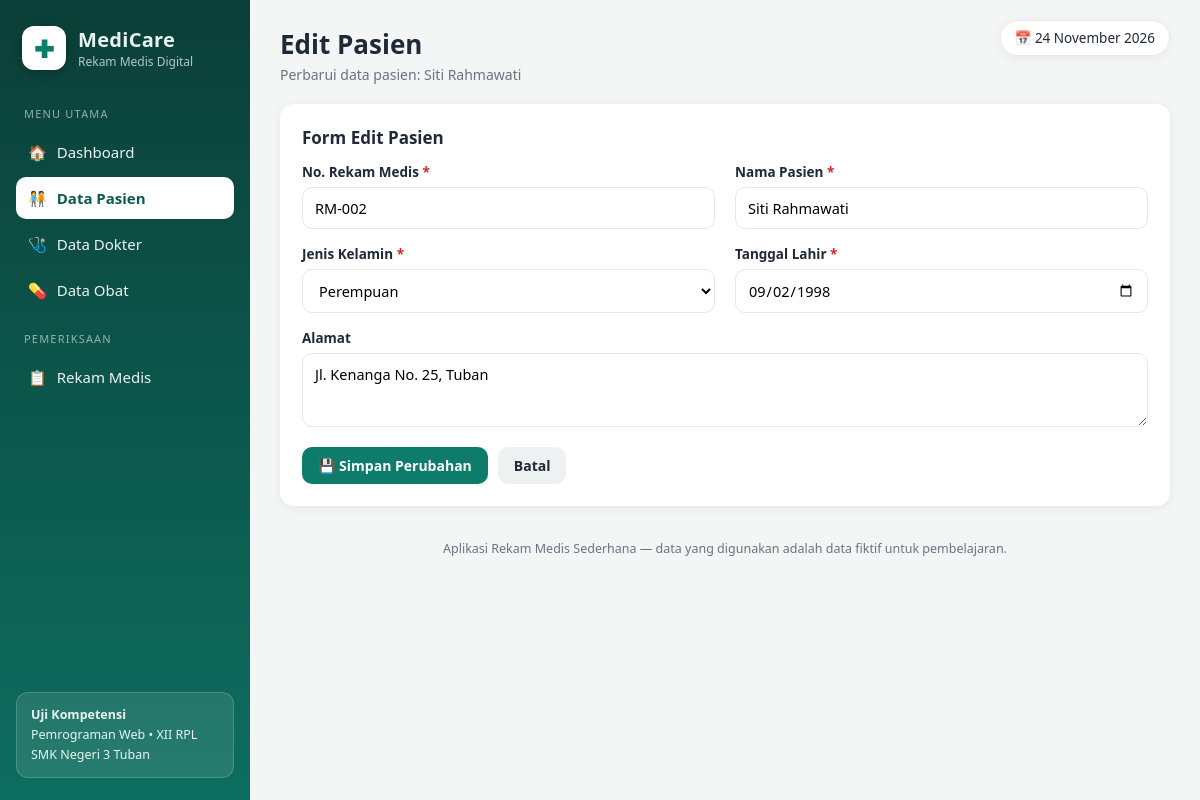
The page /pasien_edit.php?id=2 on the database its author committed.
### tables this page shows
CREATE TABLE IF NOT EXISTS pasien (
    id_pasien     INT          NOT NULL AUTO_INCREMENT,
    no_rm         VARCHAR(20)  NOT NULL,
    nama_pasien   VARCHAR(100) NOT NULL,
    jenis_kelamin ENUM('L','P') NOT NULL,
    tanggal_lahir DATE         NOT NULL,
    alamat        TEXT,
    PRIMARY KEY (id_pasien),
    UNIQUE KEY uq_pasien_no_rm (no_rm)
);

### koneksi.php (called while the page is built, shortened)
<?php
function e($nilai)
{
    return htmlspecialchars((string) $nilai, ENT_QUOTES, 'UTF-8');
}
function tgl_indo($tanggal)
{
    $bulan = [1 => 'Januari', 'Februari', 'Maret', 'April', 'Mei', 'Juni',
              'Juli', 'Agustus', 'September', 'Oktober', 'November', 'Desember'];
    $pecah = explode('-', $tanggal);
    return (int) $pecah[2] . ' ' . $bulan[(int) $pecah[1]] . ' ' . $pecah[0];
}

### pasien_edit.php (the view, shortened to what this page needs)
<?php
require_once 'koneksi.php';
$id = (int) ($_GET['id'] ?? 0);
$stmt = mysqli_prepare($koneksi, "SELECT * FROM pasien WHERE id_pasien = ?");
mysqli_stmt_bind_param($stmt, 'i', $id);
mysqli_stmt_execute($stmt);
$pasien = mysqli_fetch_assoc(mysqli_stmt_get_result($stmt));
$data  = $pasien;
$judul    = 'Edit Pasien';
$subjudul = 'Perbarui data pasien: ' . $pasien['nama_pasien'];
require_once 'includes/header.php';
?>
<div class="kartu">
    <div class="kartu-judul">Form Edit Pasien</div>
    <form method="post" action="">
        <div class="form-grid">
            <div class="form-grup">
                <label>No. Rekam Medis <span class="wajib">*</span></label>
                <input type="text" name="no_rm" maxlength="20" value="<?= e($data['no_rm']) ?>" required>
            </div>
            <div class="form-grup">
                <label>Nama Pasien <span class="wajib">*</span></label>
                <input type="text" name="nama_pasien" maxlength="100" value="<?= e($data['nama_pasien']) ?>" required>
            </div>
            <div class="form-grup">
                <label>Jenis Kelamin <span class="wajib">*</span></label>
                <select name="jenis_kelamin" required>
                    <option value="P" <?= $data['jenis_kelamin'] === 'P' ? 'selected' : '' ?>>Perempuan</option>
                </select>
            </div>
            <div class="form-grup">
                <label>Tanggal Lahir <span class="wajib">*</span></label>
                <input type="date" name="tanggal_lahir" max="<?= date('Y-m-d') ?>" value="<?= e($data['tanggal_lahir']) ?>" required>
            </div>
            <div class="form-grup penuh">
                <label>Alamat</label>
                <textarea name="alamat"><?= e($data['alamat']) ?></textarea>
            </div>
        </div>
        <div class="form-aksi">
            <button class="btn btn-utama" type="submit">💾 Simpan Perubahan</button>
            <a class="btn btn-abu" href="pasien.php">Batal</a>
        </div>
    </form>
</div>
<?php require_once 'includes/footer.php'; ?>

### includes/header.php (shortened to what this page needs)
<?php
$halaman_aktif = basename($_SERVER['PHP_SELF']);
function nav_aktif($file, $halaman_aktif)
{
    $peta = [
        'pasien.php'      => ['pasien.php', 'pasien_tambah.php', 'pasien_edit.php', 'pasien_detail.php'],
        'dokter.php'      => ['dokter.php', 'dokter_tambah.php', 'dokter_edit.php'],
        'obat.php'        => ['obat.php', 'obat_tambah.php', 'obat_edit.php'],
        'rekam_medis.php' => ['rekam_medis.php', 'rekam_tambah.php', 'rekam_edit.php', 'rekam_detail.php'],
    ];
    $grup = $peta[$file] ?? [$file];
    return in_array($halaman_aktif, $grup, true) ? ' class="aktif"' : '';
}
?>
<!DOCTYPE html>
<html lang="id">
<head>
    <link rel="stylesheet" href="assets/css/style.css">
</head>
<body>
<div class="layout">
    <aside class="sidebar">
        <div class="brand">
            <div class="brand-logo">✚</div>
            <div>
                <div class="brand-nama">MediCare</div>
                <div class="brand-sub">Rekam Medis Digital</div>
            </div>
        </div>
        <nav class="menu">
            <div class="menu-judul">Menu Utama</div>
            <a href="index.php"<?= nav_aktif('index.php', $halaman_aktif) ?>>🏠 <span>Dashboard</span></a>
            <a href="pasien.php"<?= nav_aktif('pasien.php', $halaman_aktif) ?>>🧑‍🤝‍🧑 <span>Data Pasien</span></a>
            <a href="dokter.php"<?= nav_aktif('dokter.php', $halaman_aktif) ?>>🩺 <span>Data Dokter</span></a>
            <a href="obat.php"<?= nav_aktif('obat.php', $halaman_aktif) ?>>💊 <span>Data Obat</span></a>
            <div class="menu-judul">Pemeriksaan</div>
            <a href="rekam_medis.php"<?= nav_aktif('rekam_medis.php', $halaman_aktif) ?>>📋 <span>Rekam Medis</span></a>
        </nav>
        <div class="sidebar-bawah">
            <div class="kartu-info">
                <b>Uji Kompetensi</b><br>
                Pemrograman Web &bull; XII RPL<br>
                SMK Negeri 3 Tuban
            </div>
        </div>
    </aside>
    <main class="konten">
        <header class="topbar">
            <div>
                <h1><?= e($judul ?? 'Dashboard') ?></h1>
                <p class="topbar-sub"><?= e($subjudul ?? 'Aplikasi Rekam Medis Sederhana') ?></p>
            </div>
            <div class="topbar-kanan">
                <span class="badge-tanggal">📅 <?= tgl_indo(date('Y-m-d')) ?></span>
            </div>
        </header>

### assets/css/style.css (style rules this page uses)
:root { --teal: #0e7c6b; --teal-gelap: #0a5c50; --teal-muda: #e6f4f1; --biru: #2563eb; --ungu: #7c3aed; --oranye: #ea8a00; --merah: #dc2626; --teks: #1f2937; --teks-redup: #6b7280; --garis: #e5e7eb; --latar: #f3f6f5; --radius: 14px; --bayang: 0 2px 10px rgba(16, 60, 52, .07); }
* { margin: 0; padding: 0; box-sizing: border-box; }
body { font-family: "Segoe UI", system-ui, -apple-system, Arial, sans-serif; background: var(--latar); color: var(--teks); }
a { text-decoration: none; }
.layout { display: flex; min-height: 100vh; }
.sidebar { width: 250px; flex-shrink: 0; background: linear-gradient(180deg, #0b3f38 0%, #0e7c6b 130%); color: #e8f5f2; display: flex; flex-direction: column; padding: 22px 16px; position: sticky; top: 0; height: 100vh; }
.brand { display: flex; align-items: center; gap: 12px; padding: 4px 6px 20px; }
.brand-logo { width: 44px; height: 44px; border-radius: 12px; background: #ffffff; color: var(--teal); display: flex; align-items: center; justify-content: center; font-size: 24px; font-weight: 800; box-shadow: 0 4px 12px rgba(0,0,0,.25); }
.brand-nama { font-size: 20px; font-weight: 800; letter-spacing: .3px; }
.brand-sub { font-size: 12px; opacity: .75; }
.menu { display: flex; flex-direction: column; gap: 4px; }
.menu-judul { font-size: 11px; text-transform: uppercase; letter-spacing: 1.2px; opacity: .6; margin: 16px 8px 6px; }
.menu a { color: #e8f5f2; padding: 11px 12px; border-radius: 10px; display: flex; align-items: center; gap: 10px; font-size: 15px; transition: background .15s ease, transform .15s ease; }
.menu a.aktif { background: #ffffff; color: var(--teal-gelap); font-weight: 700; }
.sidebar-bawah { margin-top: auto; }
.kartu-info { background: rgba(255,255,255,.10); border: 1px solid rgba(255,255,255,.18); border-radius: 12px; padding: 12px 14px; font-size: 12.5px; line-height: 1.6; }
.konten { flex: 1; padding: 26px 30px 18px; min-width: 0; }
.topbar { display: flex; justify-content: space-between; align-items: flex-start; gap: 16px; margin-bottom: 20px; flex-wrap: wrap; }
.topbar h1 { font-size: 26px; font-weight: 800; }
.topbar-sub { color: var(--teks-redup); margin-top: 3px; font-size: 14px; }
.badge-tanggal { background: #fff; border: 1px solid var(--garis); border-radius: 999px; padding: 8px 14px; font-size: 13.5px; box-shadow: var(--bayang); }
.kartu { background: #fff; border-radius: var(--radius); box-shadow: var(--bayang); padding: 22px; margin-bottom: 22px; }
.kartu-judul { font-size: 17px; font-weight: 700; margin-bottom: 14px; }
.btn { display: inline-flex; align-items: center; gap: 6px; padding: 9px 16px; border-radius: 10px; border: none; cursor: pointer; font-size: 14px; font-weight: 600; font-family: inherit; transition: filter .15s ease, transform .1s ease; }
.btn-utama { background: var(--teal); color: #fff; }
.btn-abu { background: #eef1f1; color: var(--teks); }
.form-grid { display: grid; grid-template-columns: 1fr 1fr; gap: 16px 20px; }
.form-grup { display: flex; flex-direction: column; gap: 6px; }
.form-grup.penuh { grid-column: 1 / -1; }
.form-grup label { font-size: 13.5px; font-weight: 600; }
.form-grup label .wajib { color: var(--merah); }
.form-grup input, .form-grup select, .form-grup textarea { padding: 10px 12px; border: 1px solid var(--garis); border-radius: 10px; font-size: 14.5px; font-family: inherit; background: #fff; width: 100%; }
.form-grup textarea { resize: vertical; min-height: 74px; }
.form-aksi { margin-top: 20px; display: flex; gap: 10px; flex-wrap: wrap; }

### rows shown on the page
pasien: nama_pasien "Perbarui data pasien: Siti Rahmawati", no_rm "RM-002", nama_pasien "Siti Rahmawati", jenis_kelamin "Perempuan", tanggal_lahir "09/02/1998", alamat "Jl. Kenanga No. 25, Tuban"

### other values the page prints
$judul "Edit Pasien"
